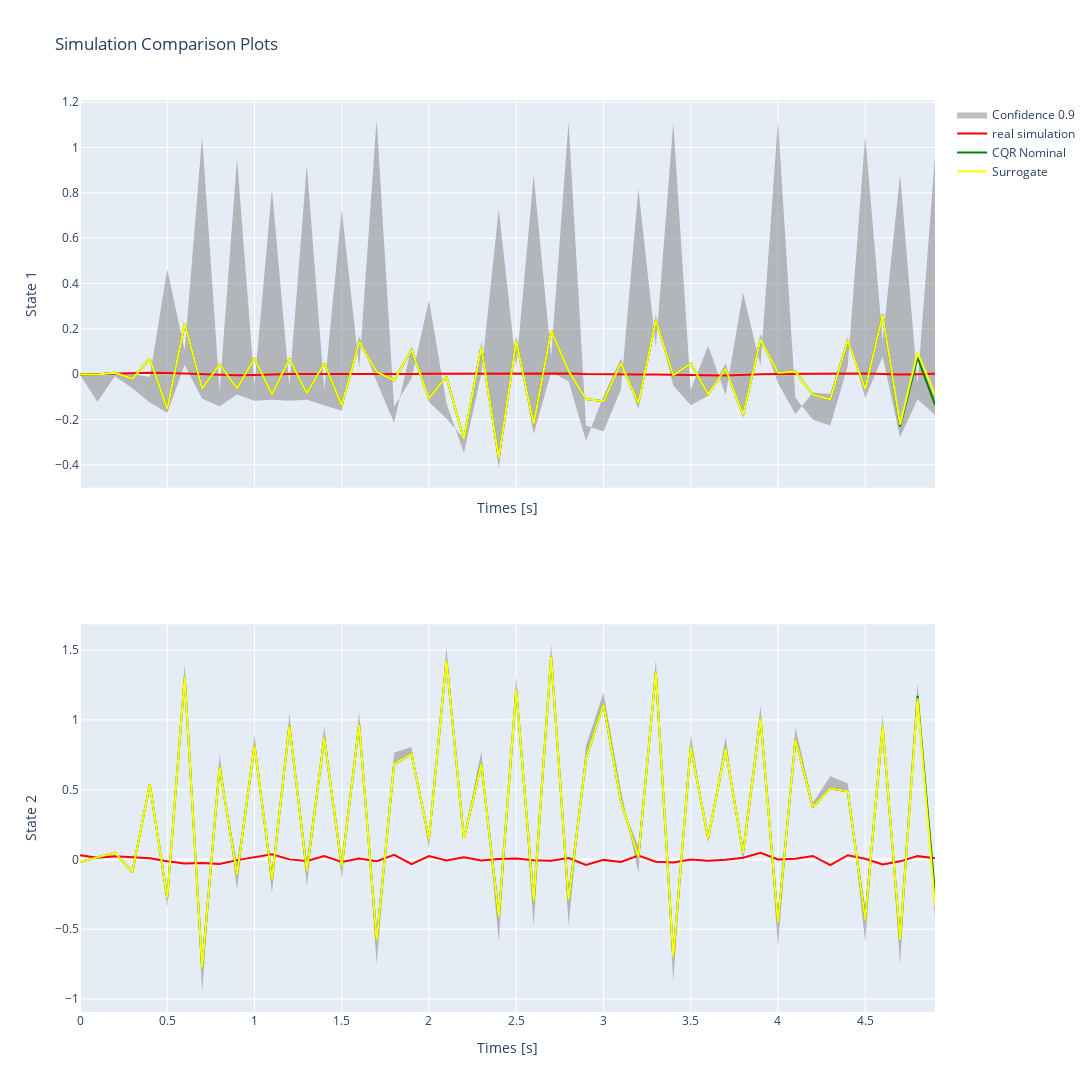

Here is the notebook cell this chart was saved with:
### Markdown cell above
# simulation

### Code cell
dm.check_simulator(system=spring_system, iter= 50)
